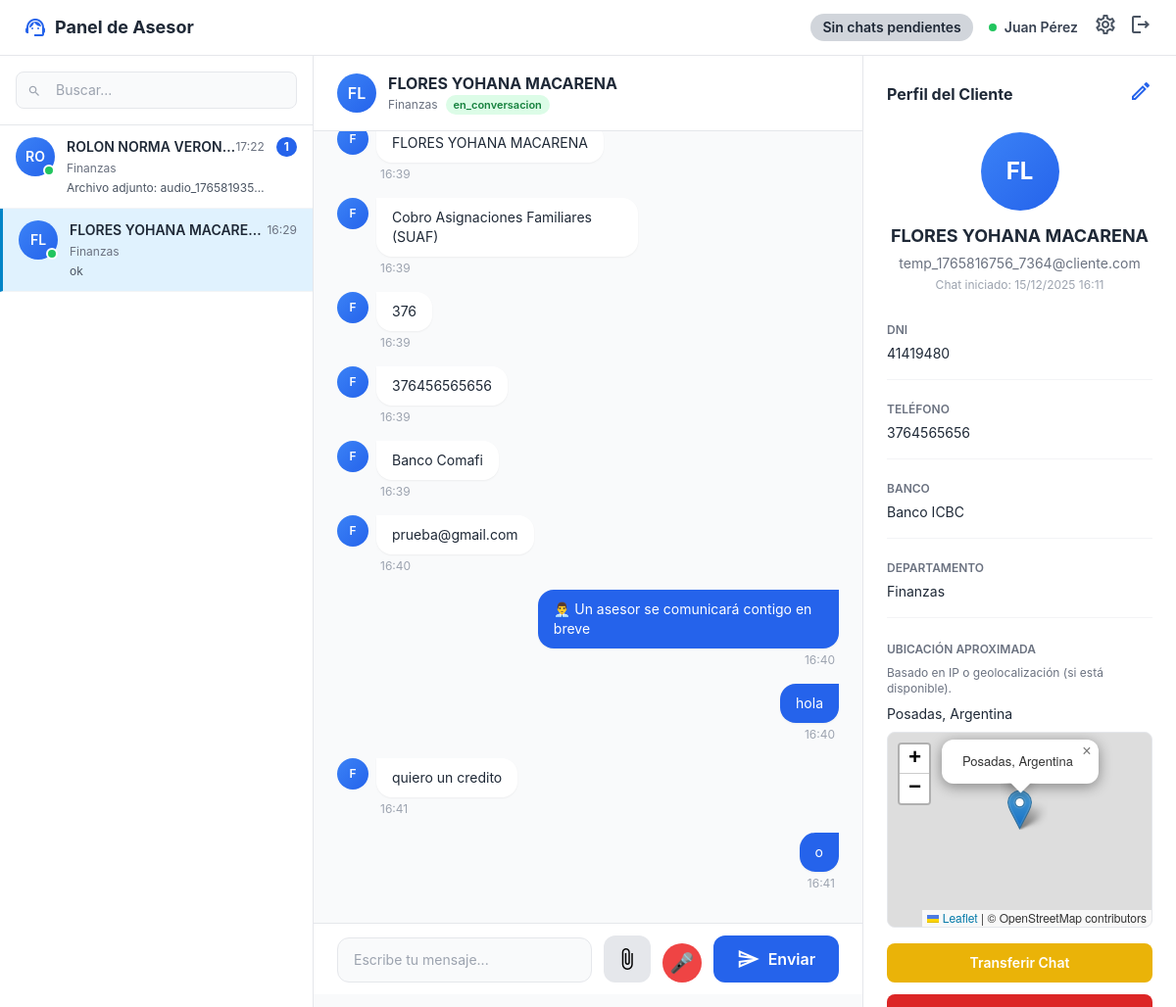
Page /prestamo/panel_asesor.php?chat_id=255 (signed in) on the committed database.
### tables this page shows
CREATE TABLE `usuarios` (
  `id` int(11) NOT NULL,
  `nombre` varchar(100) NOT NULL,
  `apellido` varchar(100) DEFAULT NULL,
  `email` varchar(150) NOT NULL,
  `codigo_area` varchar(10) DEFAULT NULL,
  `telefono` varchar(30) DEFAULT NULL,
  `password` varchar(255) NOT NULL,
  `rol` enum('admin','asesor','cliente') NOT NULL DEFAULT 'cliente',
  `estado` enum('activo','inactivo','suspendido') DEFAULT 'activo',
  `fecha_registro` timestamp NOT NULL DEFAULT current_timestamp()
);

CREATE TABLE `departamentos` (
  `id` int(11) NOT NULL,
  `nombre` varchar(100) NOT NULL
);

CREATE TABLE `chats` (
  `id` int(11) NOT NULL,
  `cliente_id` int(11) NOT NULL,
  `cuil_validado` varchar(13) DEFAULT NULL,
  `nombre_validado` varchar(255) DEFAULT NULL,
  `situacion_laboral` varchar(100) DEFAULT NULL,
  `banco` varchar(100) DEFAULT NULL,
  `fecha_solicitud_prestamo` datetime DEFAULT NULL,
  `api_enviado` tinyint(1) DEFAULT 0,
  `api_respuesta` text DEFAULT NULL,
  `asesor_id` int(11) DEFAULT NULL,
  `departamento_id` int(11) NOT NULL,
  `origen` enum('chatbot','manual') DEFAULT 'chatbot',
  `estado` enum('pendiente','esperando_asesor','en_conversacion','cerrado') NOT NULL DEFAULT 'pendiente',
  `fecha_inicio` timestamp NOT NULL DEFAULT current_timestamp(),
  `fecha_cierre` timestamp NULL DEFAULT NULL,
  `ultima_lectura_asesor` timestamp NULL DEFAULT NULL,
  `ip_cliente` varchar(45) DEFAULT NULL,
  `user_agent` text DEFAULT NULL,
  `mac_dispositivo` varchar(64) DEFAULT NULL,
  `ciudad` varchar(100) DEFAULT NULL,
  `pais` varchar(100) DEFAULT NULL,
  `latitud` decimal(10,7) DEFAULT NULL,
  `longitud` decimal(10,7) DEFAULT NULL
);

CREATE TABLE `mensajes` (
  `id` int(11) NOT NULL,
  `chat_id` int(11) NOT NULL,
  `emisor` enum('cliente','asesor','bot') NOT NULL,
  `usuario_id` int(11) DEFAULT NULL,
  `mensaje` text NOT NULL,
  `tiene_archivo` tinyint(1) DEFAULT 0,
  `fecha` timestamp NOT NULL DEFAULT current_timestamp()
);

CREATE TABLE `clientes_detalles` (
  `id` int(11) NOT NULL,
  `usuario_id` int(11) NOT NULL,
  `dni` varchar(50) DEFAULT NULL,
  `direccion` text DEFAULT NULL,
  `ciudad` varchar(120) DEFAULT NULL,
  `provincia` varchar(120) DEFAULT NULL,
  `fecha_nacimiento` date DEFAULT NULL
);

### prestamo/panel_asesor.php (the view, shortened to what the rows shown need)
<?php
require_once 'backend/connection.php';
$asesor_id     = $_SESSION['asesor_id'];
$chat_activo_id = isset($_GET['chat_id']) ? intval($_GET['chat_id']) : null;
$chat_activo    = null;
$mensajes       = [];
if ($chat_activo_id) {
    $stmt = $pdo->prepare("
        SELECT
            c.*,
            u.nombre   AS cliente_nombre,
            u.telefono AS cliente_telefono,
            -- ✅ EMAIL REAL TOMADO POR DNI (usuario más reciente)
            (
                SELECT u2.email
                FROM usuarios u2
                INNER JOIN clientes_detalles cd2 ON cd2.usuario_id = u2.id
                WHERE cd2.dni = cd.dni
                ORDER BY u2.id DESC
                LIMIT 1
            ) AS cliente_email,
            d.nombre   AS departamento_nombre,
            cd.dni     AS cliente_dni,
            c.ciudad,
            c.pais,
            c.latitud,
            c.longitud
        FROM chats c
        INNER JOIN usuarios u            ON c.cliente_id = u.id
        INNER JOIN clientes_detalles cd  ON cd.usuario_id = u.id
        LEFT JOIN departamentos d        ON c.departamento_id = d.id
        WHERE c.id = ? AND c.asesor_id = ?
        LIMIT 1
    ");
    $stmt->execute([$chat_activo_id, $asesor_id]);
    $chat_activo = $stmt->fetch(PDO::FETCH_ASSOC);
    if ($chat_activo) {
        $stmt = $pdo->prepare("
            SELECT m.*,
                   u.nombre AS usuario_nombre,
                   c.fecha_inicio AS chat_fecha_inicio,
                   a.id              AS archivo_id,
                   a.nombre_original,
                   a.nombre_guardado,
                   a.tipo_mime,
                   a.tamano,
                   a.ruta
            FROM mensajes m
            LEFT JOIN usuarios u      ON m.usuario_id = u.id
            LEFT JOIN chats c         ON m.chat_id    = c.id
            LEFT JOIN chat_archivos a ON a.mensaje_id = m.id
            WHERE c.cliente_id IN (
                SELECT usuario_id
                FROM clientes_detalles
                WHERE dni = (
                    SELECT dni
                    FROM clientes_detalles
                    WHERE usuario_id = ?
                    LIMIT 1
                )
            )
            ORDER BY m.fecha ASC
        ");
        $stmt->execute([$chat_activo['cliente_id']]);
        $mensajes = $stmt->fetchAll(PDO::FETCH_ASSOC);
    }
}
?>
<!DOCTYPE html>
<html lang="es">
<head>
    <script src="https://cdn.tailwindcss.com"></script>
    <link rel="stylesheet" href="https://unpkg.com/leaflet@1.9.4/dist/leaflet.css"/>
</head>
<body class="bg-gray-50 h-screen overflow-hidden">
<div class="bg-white border-b border-gray-200 px-6 py-3 flex items-center justify-between">
    <div class="flex items-center gap-4">
        <div class="flex items-center gap-2">
            <h1 class="text-lg font-bold text-gray-800">Panel de Asesor</h1>
        </div>
    </div>
</div>
    <div class="flex h-full min-h-0 overflow-hidden">
        <?php if ($chat_activo): ?>
        <div class="flex-1 flex flex-col bg-gray-50 min-h-0 overflow-hidden">
            <div class="bg-white border-b border-gray-200 px-6 py-4 flex items-center justify-between">
                <div class="flex items-center gap-3">
                    <div class="w-10 h-10 bg-gradient-to-br from-blue-500 to-blue-600 rounded-full flex items-center justify-center text-white font-semibold">
                        <?php echo strtoupper(substr($chat_activo['cliente_nombre'], 0, 2)); ?>
                    </div>
                    <div>
                        <h2 class="font-bold text-gray-800"><?php echo htmlspecialchars($chat_activo['cliente_nombre']); ?></h2>
                        <div class="flex items-center gap-2 text-xs text-gray-500">
                            <span><?php echo htmlspecialchars($chat_activo['departamento_nombre']); ?></span>
                            <?php if (!empty($chat_activo['estado'])): ?>
                                <span class="inline-flex items-center px-2 py-0.5 rounded-full text-[11px] font-semibold
                                    <?php echo $chat_activo['estado'] === 'en_conversacion' ? 'bg-green-100 text-green-700' : 'bg-gray-100 text-gray-700'; ?>">
                                    <?php echo htmlspecialchars($chat_activo['estado']); ?>
                                </span>
                            <?php endif; ?>
                        </div>
                    </div>
                </div>
            </div>
            <div id="chat-messages" class="flex-1 overflow-y-auto px-6 py-4 min-h-0 max-h-[calc(100vh-220px)]">
                <?php foreach ($mensajes as $msg): ?>
                    <?php if ($msg['emisor'] === 'cliente'): ?>
                    <div class="flex justify-start mb-4">
                        <div class="flex gap-2 max-w-[60%]">
                            <div class="w-8 h-8 bg-gradient-to-br from-blue-500 to-blue-600 rounded-full flex items-center justify-center flex-shrink-0">
                                <span class="text-white text-xs font-semibold">
                                    <?php echo strtoupper(substr($chat_activo['cliente_nombre'], 0, 1)); ?>
                                </span>
                            </div>
                            <div>
                                <div class="bg-white rounded-2xl rounded-tl-none px-4 py-2.5 shadow-sm">
                                    <p class="text-sm text-gray-800"><?php echo nl2br(htmlspecialchars($msg['mensaje'])); ?></p>
                                </div>
                                <span class="text-xs text-gray-400 mt-1 ml-1 block">
                                    <?php echo date('H:i', strtotime($msg['fecha'])); ?>
                                </span>
                            </div>
                        </div>
                    </div>
                    <?php else: ?>
                    <div class="flex justify-end mb-4">
                        <div class="flex gap-2 max-w-[60%]">
                            <div>
                                <div class="bg-blue-600 text-white rounded-2xl rounded-tr-none px-4 py-2.5 shadow-sm">
                                    <p class="text-sm"><?php echo nl2br(htmlspecialchars($msg['mensaje'])); ?></p>
                                </div>
                                <span class="text-xs text-gray-400 mt-1 mr-1 block text-right">
                                    <?php echo date('H:i', strtotime($msg['fecha'])); ?>
                                </span>
                            </div>
                        </div>
                    </div>
                    <?php endif; ?>
                <?php endforeach; ?>
            </div>
            <div class="bg-white border-t border-gray-200 px-6 py-3 flex-none">
                <div class="flex items-end gap-3 w-full">
                    <textarea id="message-input" rows="1" placeholder="Escribe tu mensaje..."
                        class="flex-1 px-4 py-3 bg-gray-50 border border-gray-200 rounded-xl resize-none focus:outline-none focus:ring-2 focus:ring-blue-500 text-sm"
                        style="max-height: 120px;"></textarea>
                    <button type="button" id="attach-button"
                            class="px-3 py-3 bg-gray-200 rounded-xl hover:bg-gray-300 transition flex items-center">
                        <span class="material-icons-outlined">attach_file</span>
                    </button>
                    <button type="button" id="record-audio-button" class="record-audio-btn" title="Grabar audio">
    🎤
</button>
                    <button type="button" onclick="sendMessage()"
                            class="px-6 py-3 bg-blue-600 text-white rounded-xl hover:bg-blue-700 transition flex items-center gap-2 font-semibold">
                        <span class="material-icons-outlined">send</span>
                        <span>Enviar</span>
                    </button>
                </div>
            </div>
        </div>
<div id="profile-panel" class="w-80 bg-white border-l border-gray-200 overflow-y-auto flex-none min-h-0">
    <div class="p-6">
        <div class="flex items-center justify-between mb-6">
            <h3 class="font-bold text-gray-800">Perfil del Cliente</h3>
            <?php if ($chat_activo): ?>
            <button onclick="toggleEditMode()" id="edit-profile-btn"
                    class="text-blue-600 hover:text-blue-800 transition">
                <span class="material-icons-outlined">edit</span>
            </button>
            <?php endif; ?>
        </div>
        <div class="text-center mb-6">
            <div class="w-20 h-20 bg-gradient-to-br from-blue-500 to-blue-600
                        rounded-full flex items-center justify-center
                        text-white font-bold text-2xl mx-auto mb-3">
                <?php echo strtoupper(substr($chat_activo['cliente_nombre'], 0, 2)); ?>
            </div>
            <div id="view-nombre" class="font-bold text-gray-800 text-lg">
                <?php echo htmlspecialchars($chat_activo['cliente_nombre']); ?>
            </div>
            <div id="view-email" class="text-sm text-gray-500 mt-1">
                <?php echo htmlspecialchars($chat_activo['cliente_email']); ?>
            </div>
            <?php if (!empty($chat_activo['fecha_inicio'])): ?>
            <p class="text-xs text-gray-400 mt-1">
                Chat iniciado: <?php echo date('d/m/Y H:i', strtotime($chat_activo['fecha_inicio'])); ?>
            </p>
            <?php endif; ?>
        </div>
        <div class="space-y-4 mb-6">
            <div class="pb-4 border-b border-gray-100">
                <label class="text-xs text-gray-500 uppercase font-semibold">DNI</label>
                <p class="text-sm text-gray-800 mt-1">
                    <?php echo htmlspecialchars($chat_activo['cliente_dni'] ?: 'N/A'); ?>
                </p>
            </div>
            <div class="pb-4 border-b border-gray-100">
                <label class="text-xs text-gray-500 uppercase font-semibold">Teléfono</label>
                <div id="view-telefono" class="text-sm text-gray-800 mt-1">
                    <?php echo htmlspecialchars($chat_activo['cliente_telefono']); ?>
                </div>
            </div>
            <div class="pb-4 border-b border-gray-100">
             <label class="text-xs text-gray-500 uppercase font-semibold">Banco</label>
                <div id="view-banco" class="text-sm text-gray-800 mt-1">
            <?php echo htmlspecialchars($chat_activo['banco'] ?: 'N/A'); ?>
            </div>
            </div>
            <div class="pb-4 border-b border-gray-100">
                <label class="text-xs text-gray-500 uppercase font-semibold">Departamento</label>
                <p class="text-sm text-gray-800 mt-1">
                    <?php echo htmlspecialchars($chat_activo['departamento_nombre']); ?>
                </p>
            </div>
        </div>
        <div class="mb-6">
            <h4 class="text-xs text-gray-500 uppercase font-semibold mb-2">Ubicación aproximada</h4>
            <p class="text-xs text-gray-500 mb-2">
                Basado en IP o geolocalización (si está disponible).
            </p>
            <p class="text-sm text-gray-800 mb-2">
                <?php
                $ciudad = isset($chat_activo['ciudad']) ? $chat_activo['ciudad'] : null;
                $pais   = isset($chat_activo['pais'])   ? $chat_activo['pais']   : null;
                if ($ciudad || $pais) {
                    echo htmlspecialchars(trim($ciudad . ', ' . $pais, ', '));
                } else {
                    echo 'Ubicación no disponible';
                }
                ?>
            </p>
            <?php
            $tieneUbicacion = isset($chat_activo['latitud'], $chat_activo['longitud']) &&
                              $chat_activo['latitud']  !== null && $chat_activo['longitud']  !== null &&
                              $chat_activo['latitud']  !== ''   && $chat_activo['longitud']  !== '';
            ?>
            <?php if ($tieneUbicacion): ?>
                <div id="mapa-ubicacion" class="w-full h-40 rounded-lg border border-gray-200 overflow-hidden"></div>
            <?php else: ?>
                <div class="w-full h-24 rounded-lg border border-dashed border-gray-300 flex items-center justify-center text-xs text-gray-400">
                    Sin coordenadas almacenadas
                </div>
            <?php endif; ?>
            <button onclick="openTransferModal()"
                    class="w-full px-4 py-2.5 mb-3 mt-4 bg-yellow-500 text-white rounded-lg hover:bg-yellow-600 transition text-sm font-semibold">
                Transferir Chat
            </button>
            <button onclick="cerrarChat()"
                    class="w-full px-4 py-2.5 bg-red-600 text-white rounded-lg hover:bg-red-700 transition text-sm font-semibold">
            </button>
        </div>
    </div>
</div>
        <?php endif; ?>
    </div>
</body>
</html>

### rows in the picture
usuarios: nombre "FL", nombre "FLORES YOHANA MACARENA", departamentos.nombre "Finanzas", chats.estado "en_conversacion", nombre "F", chats.fecha_inicio "15/12/2025 16:11", clientes_detalles.dni "41419480", telefono "3764565656", chats.banco "Banco ICBC", chats.ciudad+pais "Posadas, Argentina"
mensajes: mensaje "FLORES YOHANA MACARENA", fecha "16:39"
mensajes: mensaje "Cobro Asignaciones Familiares (SUAF)", fecha "16:39"
mensajes: mensaje "376", fecha "16:39"
mensajes: mensaje "376456565656", fecha "16:39"
mensajes: mensaje "Banco Comafi", fecha "16:39"
mensajes: mensaje "prueba@gmail.com", fecha "16:40"
mensajes: mensaje "👨‍💼 Un asesor se comunicará contigo en breve", fecha "16:40"
mensajes: mensaje "hola", fecha "16:40"
mensajes: mensaje "quiero un credito", fecha "16:41"
mensajes: mensaje "o", fecha "16:41"

### other values in the picture
$asesor_nombre "Juan Pérez"
substr($chat['cliente_nombre'], 0, 2) "RO"
$chat['cliente_nombre'] "ROLON NORMA VERO…"
date('H:i', strtotime($fecha)) "17:22"
$chat['departamento_nombre'] "Finanzas"
$chat['ultimo_mensaje'] "Archivo adjunto: audio_176581935…"
$chat['mensajes_nuevos'] "1"
substr($chat['cliente_nombre'], 0, 2) "FL"
$chat['cliente_nombre'] "FLORES YOHANA MACARE…"
date('H:i', strtotime($fecha)) "16:29"
$chat['ultimo_mensaje'] "ok"
$chat_activo['cliente_email'] "temp_1765816756_7364@cliente.com"
